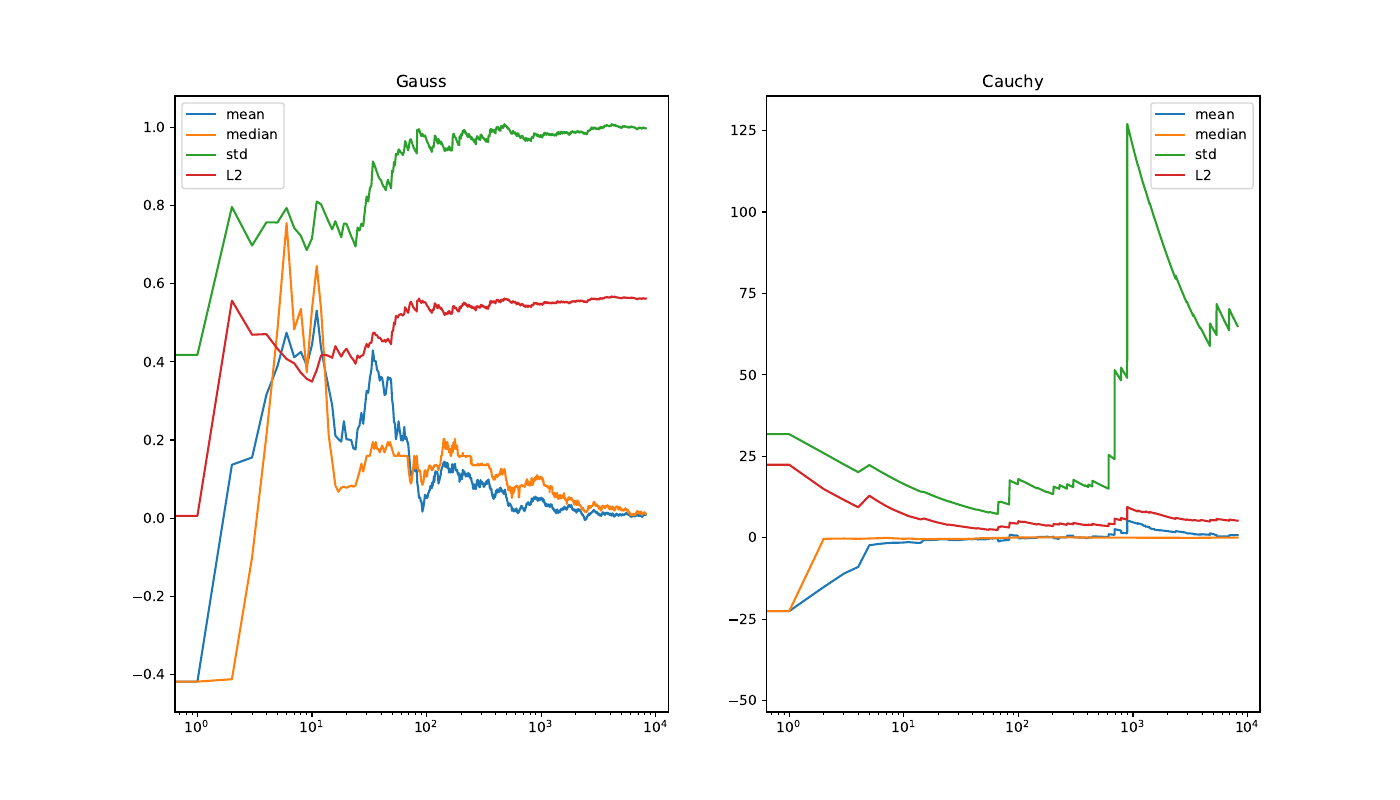

The script that saved this image:
import numpy as np
from numpy.random import normal, standard_cauchy
from numpy.polynomial.legendre import legvander
import matplotlib.pyplot as plt

N = 8192

gaussian = normal(size=N)
cauchy = standard_cauchy(size=N)

def statistics(samples):
    n = len(samples)
    mean = np.mean(samples)
    median = np.median(samples)
    std = np.sqrt(np.mean(samples**2))
    k=2
    y = np.sort(samples); P = legvander(np.linspace(-1.0, 1.0, n), k)
    L2 = np.sum((y.T*P[:,k-1]).T)/n

    return mean, median, std, L2

gaussian_data = []
cauchy_data = []
for i in range(1, N):
    gaussian_data.append(statistics(gaussian[:i]))
    cauchy_data.append(statistics(cauchy[:i]))


fig, ((f_1, f_2)) = plt.subplots(1, 2, figsize=(14, 8))

f_1.plot(gaussian_data, label=["mean", "median", "std", "L2"])
f_1.set_title("Gauss")
f_1.set_xscale('log')
f_1.legend()
f_2.plot(cauchy_data, label=["mean", "median", "std", "L2"])
f_2.set_title("Cauchy")
f_2.set_xscale('log')
f_2.legend()
plt.savefig("Q1.pdf")